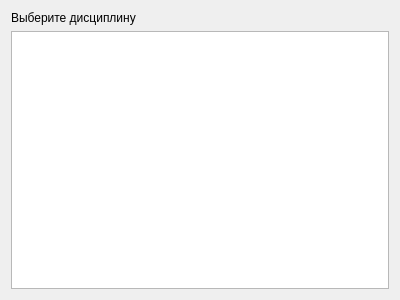
<?xml version="1.0" encoding="UTF-8"?>
<ui version="4.0">
 <class>DisciplinesPage</class>
 <widget class="QWidget" name="DisciplinesPage">
  <property name="geometry">
   <rect>
    <x>0</x>
    <y>0</y>
    <width>400</width>
    <height>300</height>
   </rect>
  </property>
  <property name="windowTitle">
   <string>Form</string>
  </property>
  <layout class="QVBoxLayout" name="verticalLayout">
   <item>
    <widget class="QLabel" name="l_disciplines">
     <property name="text">
      <string>Выберите дисциплину</string>
     </property>
    </widget>
   </item>
   <item>
    <widget class="QListWidget" name="lw_disciplines"/>
   </item>
  </layout>
 </widget>
 <resources/>
 <connections/>
</ui>
